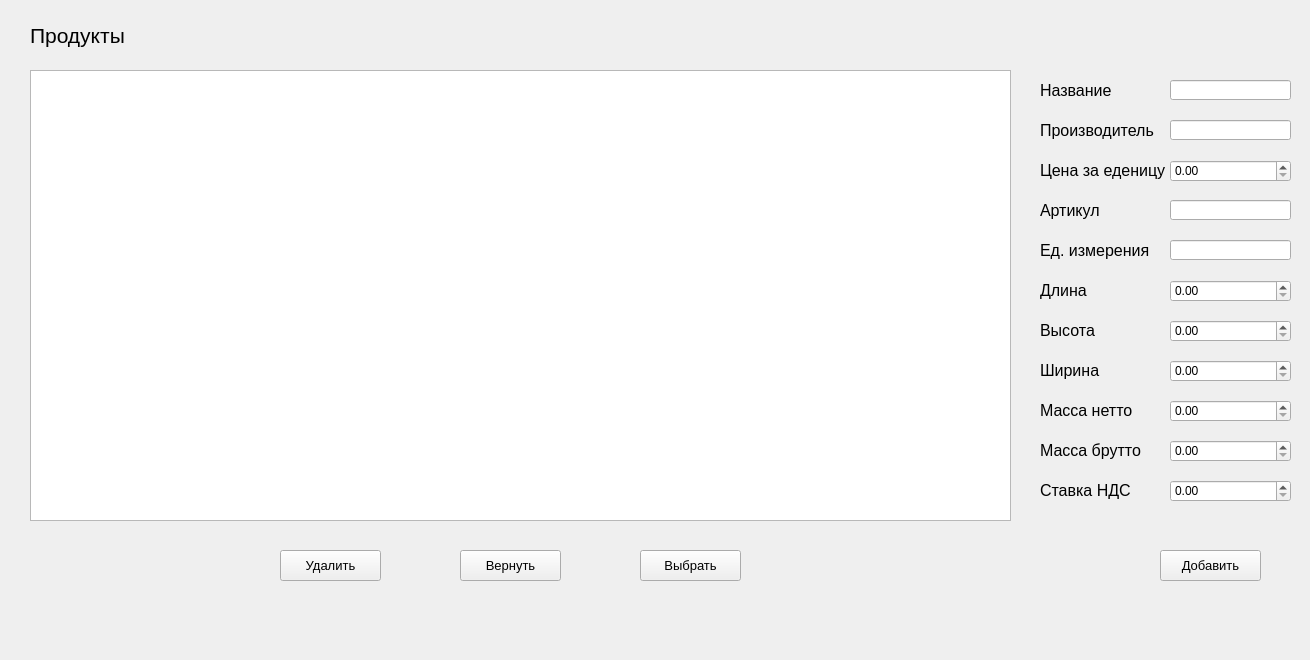
<?xml version="1.0" encoding="UTF-8"?>
<ui version="4.0">
 <class>goods</class>
 <widget class="QWidget" name="goods">
  <property name="geometry">
   <rect>
    <x>0</x>
    <y>0</y>
    <width>1310</width>
    <height>660</height>
   </rect>
  </property>
  <property name="windowTitle">
   <string>Товары</string>
  </property>
  <widget class="QPushButton" name="pushButton_Add">
   <property name="geometry">
    <rect>
     <x>1160</x>
     <y>550</y>
     <width>101</width>
     <height>31</height>
    </rect>
   </property>
   <property name="font">
    <font>
     <pointsize>10</pointsize>
    </font>
   </property>
   <property name="text">
    <string>Добавить</string>
   </property>
  </widget>
  <widget class="QLabel" name="label_4">
   <property name="geometry">
    <rect>
     <x>30</x>
     <y>20</y>
     <width>111</width>
     <height>31</height>
    </rect>
   </property>
   <property name="font">
    <font>
     <pointsize>16</pointsize>
    </font>
   </property>
   <property name="text">
    <string>Продукты</string>
   </property>
  </widget>
  <widget class="QPushButton" name="pushButton_Ret">
   <property name="geometry">
    <rect>
     <x>460</x>
     <y>550</y>
     <width>101</width>
     <height>31</height>
    </rect>
   </property>
   <property name="font">
    <font>
     <pointsize>10</pointsize>
    </font>
   </property>
   <property name="text">
    <string>Вернуть</string>
   </property>
  </widget>
  <widget class="QPushButton" name="pushButton_Del">
   <property name="geometry">
    <rect>
     <x>280</x>
     <y>550</y>
     <width>101</width>
     <height>31</height>
    </rect>
   </property>
   <property name="font">
    <font>
     <pointsize>10</pointsize>
    </font>
   </property>
   <property name="text">
    <string>Удалить</string>
   </property>
  </widget>
  <widget class="QTableView" name="tableView">
   <property name="geometry">
    <rect>
     <x>30</x>
     <y>70</y>
     <width>981</width>
     <height>451</height>
    </rect>
   </property>
  </widget>
  <widget class="QLabel" name="label_8">
   <property name="geometry">
    <rect>
     <x>1040</x>
     <y>120</y>
     <width>131</width>
     <height>21</height>
    </rect>
   </property>
   <property name="font">
    <font>
     <pointsize>12</pointsize>
    </font>
   </property>
   <property name="text">
    <string>Производитель</string>
   </property>
  </widget>
  <widget class="QLineEdit" name="lineEdit_6">
   <property name="geometry">
    <rect>
     <x>1170</x>
     <y>120</y>
     <width>121</width>
     <height>20</height>
    </rect>
   </property>
  </widget>
  <widget class="QLabel" name="label_9">
   <property name="geometry">
    <rect>
     <x>1040</x>
     <y>160</y>
     <width>131</width>
     <height>21</height>
    </rect>
   </property>
   <property name="font">
    <font>
     <pointsize>12</pointsize>
    </font>
   </property>
   <property name="text">
    <string>Цена за еденицу</string>
   </property>
  </widget>
  <widget class="QLabel" name="label_10">
   <property name="geometry">
    <rect>
     <x>1040</x>
     <y>200</y>
     <width>131</width>
     <height>21</height>
    </rect>
   </property>
   <property name="font">
    <font>
     <pointsize>12</pointsize>
    </font>
   </property>
   <property name="text">
    <string>Артикул</string>
   </property>
  </widget>
  <widget class="QLineEdit" name="lineEdit_8">
   <property name="geometry">
    <rect>
     <x>1170</x>
     <y>200</y>
     <width>121</width>
     <height>20</height>
    </rect>
   </property>
  </widget>
  <widget class="QLabel" name="label_11">
   <property name="geometry">
    <rect>
     <x>1040</x>
     <y>240</y>
     <width>131</width>
     <height>21</height>
    </rect>
   </property>
   <property name="font">
    <font>
     <pointsize>12</pointsize>
    </font>
   </property>
   <property name="text">
    <string>Ед. измерения</string>
   </property>
  </widget>
  <widget class="QLineEdit" name="lineEdit_9">
   <property name="geometry">
    <rect>
     <x>1170</x>
     <y>240</y>
     <width>121</width>
     <height>20</height>
    </rect>
   </property>
  </widget>
  <widget class="QLineEdit" name="lineEdit_5">
   <property name="geometry">
    <rect>
     <x>1170</x>
     <y>80</y>
     <width>121</width>
     <height>20</height>
    </rect>
   </property>
  </widget>
  <widget class="QLabel" name="label_5">
   <property name="geometry">
    <rect>
     <x>1040</x>
     <y>80</y>
     <width>111</width>
     <height>21</height>
    </rect>
   </property>
   <property name="font">
    <font>
     <pointsize>12</pointsize>
    </font>
   </property>
   <property name="text">
    <string>Название</string>
   </property>
  </widget>
  <widget class="QLabel" name="label_12">
   <property name="geometry">
    <rect>
     <x>1040</x>
     <y>280</y>
     <width>131</width>
     <height>21</height>
    </rect>
   </property>
   <property name="font">
    <font>
     <pointsize>12</pointsize>
    </font>
   </property>
   <property name="text">
    <string>Длина</string>
   </property>
  </widget>
  <widget class="QLabel" name="label_13">
   <property name="geometry">
    <rect>
     <x>1040</x>
     <y>320</y>
     <width>131</width>
     <height>21</height>
    </rect>
   </property>
   <property name="font">
    <font>
     <pointsize>12</pointsize>
    </font>
   </property>
   <property name="text">
    <string>Высота</string>
   </property>
  </widget>
  <widget class="QLabel" name="label_14">
   <property name="geometry">
    <rect>
     <x>1040</x>
     <y>360</y>
     <width>131</width>
     <height>21</height>
    </rect>
   </property>
   <property name="font">
    <font>
     <pointsize>12</pointsize>
    </font>
   </property>
   <property name="text">
    <string>Ширина</string>
   </property>
  </widget>
  <widget class="QLabel" name="label_15">
   <property name="geometry">
    <rect>
     <x>1040</x>
     <y>440</y>
     <width>131</width>
     <height>21</height>
    </rect>
   </property>
   <property name="font">
    <font>
     <pointsize>12</pointsize>
    </font>
   </property>
   <property name="text">
    <string>Масса брутто</string>
   </property>
  </widget>
  <widget class="QLabel" name="label_16">
   <property name="geometry">
    <rect>
     <x>1040</x>
     <y>480</y>
     <width>131</width>
     <height>21</height>
    </rect>
   </property>
   <property name="font">
    <font>
     <pointsize>12</pointsize>
    </font>
   </property>
   <property name="text">
    <string>Ставка НДС</string>
   </property>
  </widget>
  <widget class="QLabel" name="label_17">
   <property name="geometry">
    <rect>
     <x>1040</x>
     <y>400</y>
     <width>131</width>
     <height>21</height>
    </rect>
   </property>
   <property name="font">
    <font>
     <pointsize>12</pointsize>
    </font>
   </property>
   <property name="text">
    <string>Масса нетто</string>
   </property>
  </widget>
  <widget class="QPushButton" name="pushButton_Cho">
   <property name="geometry">
    <rect>
     <x>640</x>
     <y>550</y>
     <width>101</width>
     <height>31</height>
    </rect>
   </property>
   <property name="font">
    <font>
     <pointsize>10</pointsize>
    </font>
   </property>
   <property name="text">
    <string>Выбрать</string>
   </property>
  </widget>
  <widget class="QDoubleSpinBox" name="doubleSpinBox">
   <property name="geometry">
    <rect>
     <x>1170</x>
     <y>160</y>
     <width>121</width>
     <height>22</height>
    </rect>
   </property>
   <property name="maximum">
    <double>9999999.990000000223517</double>
   </property>
   <property name="singleStep">
    <double>0.010000000000000</double>
   </property>
  </widget>
  <widget class="QDoubleSpinBox" name="doubleSpinBox_2">
   <property name="geometry">
    <rect>
     <x>1170</x>
     <y>280</y>
     <width>121</width>
     <height>22</height>
    </rect>
   </property>
   <property name="maximum">
    <double>9999999.990000000223517</double>
   </property>
   <property name="singleStep">
    <double>0.010000000000000</double>
   </property>
  </widget>
  <widget class="QDoubleSpinBox" name="doubleSpinBox_3">
   <property name="geometry">
    <rect>
     <x>1170</x>
     <y>320</y>
     <width>121</width>
     <height>22</height>
    </rect>
   </property>
   <property name="maximum">
    <double>9999999.990000000223517</double>
   </property>
   <property name="singleStep">
    <double>0.010000000000000</double>
   </property>
  </widget>
  <widget class="QDoubleSpinBox" name="doubleSpinBox_4">
   <property name="geometry">
    <rect>
     <x>1170</x>
     <y>360</y>
     <width>121</width>
     <height>22</height>
    </rect>
   </property>
   <property name="maximum">
    <double>9999999.990000000223517</double>
   </property>
   <property name="singleStep">
    <double>0.010000000000000</double>
   </property>
  </widget>
  <widget class="QDoubleSpinBox" name="doubleSpinBox_5">
   <property name="geometry">
    <rect>
     <x>1170</x>
     <y>400</y>
     <width>121</width>
     <height>22</height>
    </rect>
   </property>
   <property name="maximum">
    <double>9999999.990000000223517</double>
   </property>
   <property name="singleStep">
    <double>0.010000000000000</double>
   </property>
  </widget>
  <widget class="QDoubleSpinBox" name="doubleSpinBox_6">
   <property name="geometry">
    <rect>
     <x>1170</x>
     <y>440</y>
     <width>121</width>
     <height>22</height>
    </rect>
   </property>
   <property name="maximum">
    <double>9999999.990000000223517</double>
   </property>
   <property name="singleStep">
    <double>0.010000000000000</double>
   </property>
  </widget>
  <widget class="QDoubleSpinBox" name="doubleSpinBox_7">
   <property name="geometry">
    <rect>
     <x>1170</x>
     <y>480</y>
     <width>121</width>
     <height>22</height>
    </rect>
   </property>
   <property name="maximum">
    <double>0.990000000000000</double>
   </property>
   <property name="singleStep">
    <double>0.010000000000000</double>
   </property>
  </widget>
 </widget>
 <resources/>
 <connections/>
</ui>
